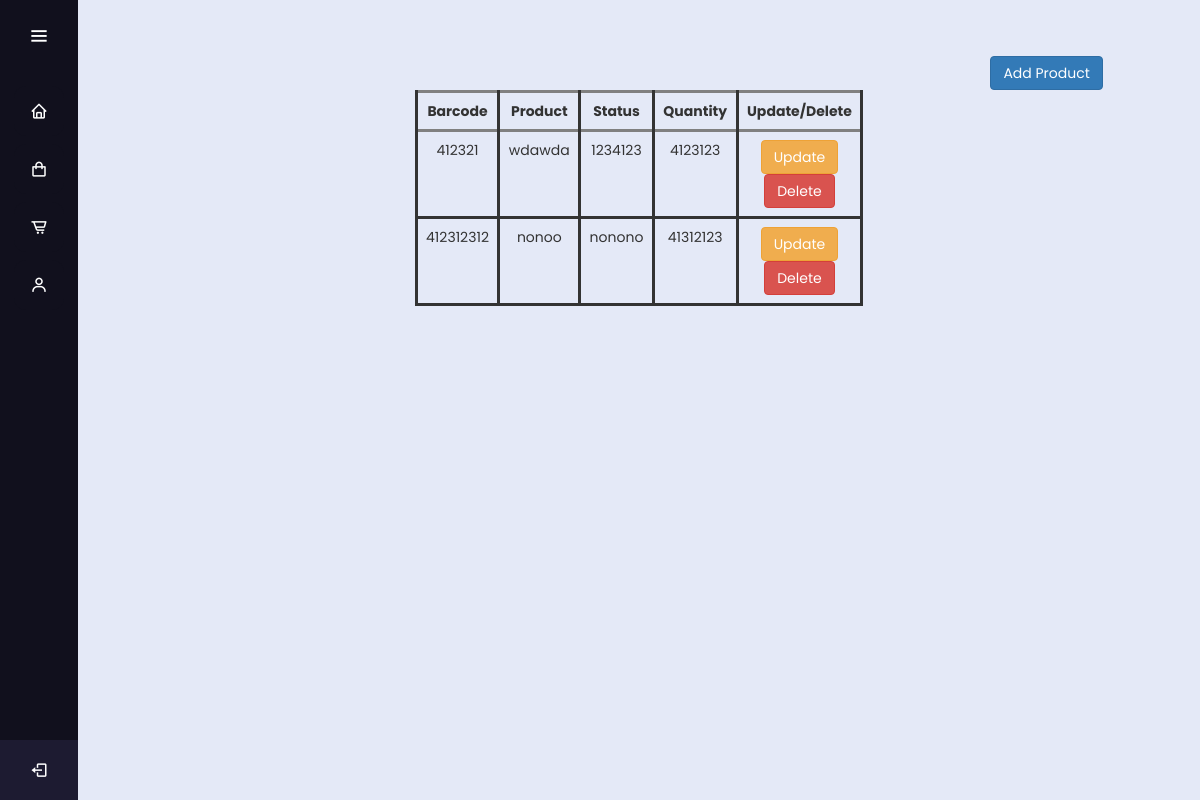
Page /Product on the earlier database version.
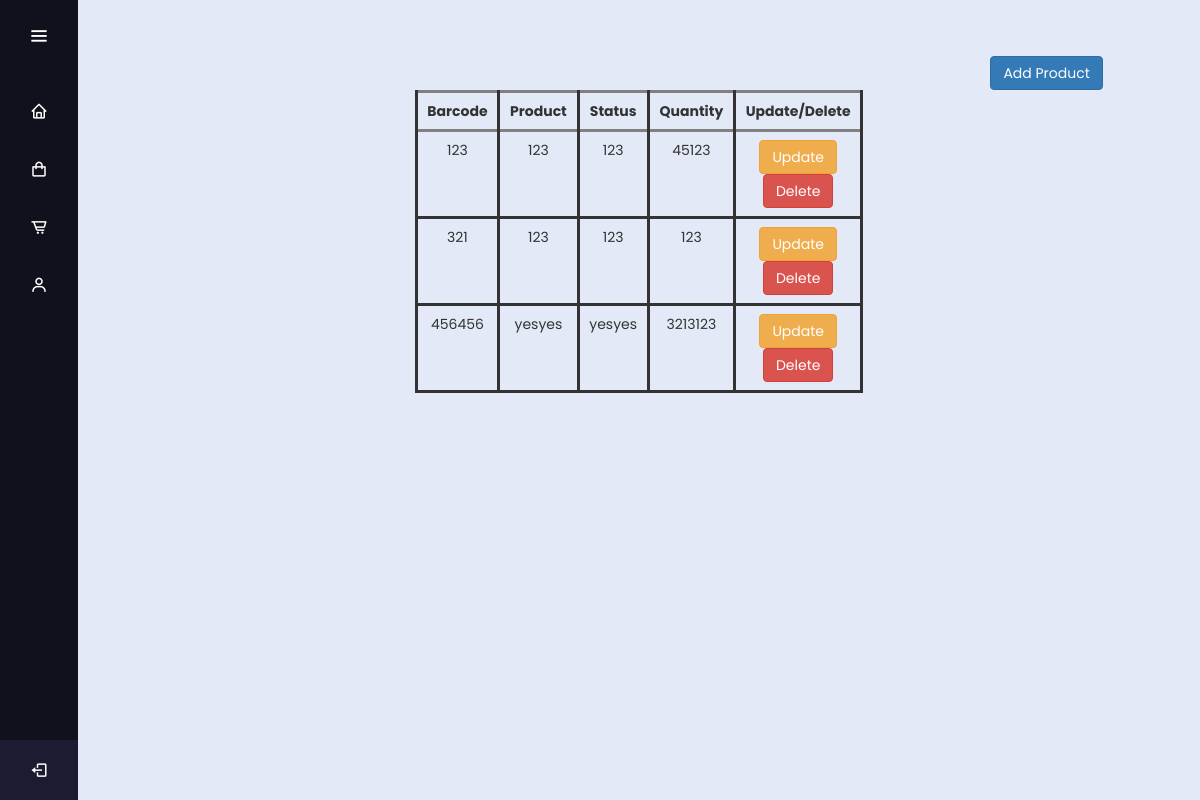
Same page on the later database version.
### app.py (models this page shows, shortened)
class Products(db.Model):
    __tablename__="product"
    barcode = db.Column(db.Integer,primary_key=True)
    product = db.Column(db.String(50))
    status = db.Column(db.String(50))
    quantity = db.Column(db.Integer)

### app.py (the view)
@app.route('/Product',methods=['GET','POST'])
def product():
    rows = Products.query.all()
    return render_template("products.html",rows=rows)

### templates/products.html (shortened to what this page needs)
{% extends "bootstrap/base.html" %}
{% block content %}
<div class="row" id="containerr">
    <div class = "col pull-right">
        <button type="button" id="Product_Button" name="Product_Button" class="btn btn-primary" data-toggle="modal" data-target="#product_modal">
            Add Product
        </button>
    </div>
</div>
<table class="table table-hover center" >
  <thead>
    <tr>
    <th scope="col">Barcode</th>
    <th scope="col">Product</th>
    <th scope="col">Status</th>
    <th scope="col">Quantity</th>
    <th scope="col">Update/Delete</th>
</tr>
</thead>
    <tbody>
      {% for row in rows %}
      <tr>
        <td>{{ row.barcode }}</td>
        <td>{{ row.product }}</td>
        <td>{{ row.status }}</td>
        <td>{{ row.quantity }}</td>
        <td>
          <a href="/Product/{{ row.barcode }}/Update" type="button" class = "btn btn-warning"id="Update_Button" name = "Update_Button"data-toggle="modal" data-target="#update_{{row.barcode}}">Update</a>
          <a href="/Product/{{ row.barcode }}/Delete" type="button" class = "btn btn-danger"id="Delete_Button" name = "Delete_Button">Delete</a>
      </tr>
      {% endfor %}
    </tbody>
  </table>
{% endblock %}

### templates/bootstrap/base.html (shortened to what this page needs)
<!DOCTYPE html>
<html lang="en" dir="ltr">
  <head>
    {% block styles %}
    <link rel="stylesheet" href="static/style.css">
    <link href='https://unpkg.com/boxicons@2.0.7/css/boxicons.min.css' rel='stylesheet'>
    <link rel="stylesheet" href="https://maxcdn.bootstrapcdn.com/bootstrap/3.4.1/css/bootstrap.min.css">
     {% endblock %}
   </head>
<body>{% block sidebar %}
  <div class="sidebar">
    <div class="logo-details">
        <i class='bx bx-menu' id="btn" ></i>
    </div>
    <ul class="nav-list">
     <li>
      <a href="{{url_for('Homepage')}}">
        <i class='bx bx-home' ></i>
      </a>
    </li>
     <li>
       <a href="{{url_for('product')}}">
        <i class='bx bx-shopping-bag'></i>
       </a>
     </li>
     <li>
       <a href="{{url_for('orders')}}">
         <i class='bx bx-cart-alt' ></i>
       </a>
     </li>
     <li>
      <a href="{{url_for('about_us')}}">
        <i class='bx bx-user' ></i>
      </a>
    </li>
     <li class="profile">
         <div class="profile-details">
           <div class="name_job">
             <div class="name">User Name</div>
             <div class="job">log_out</div>
           </div>
         </div>
         <i class='bx bx-log-out' id="log_out" ></i>
     </li>
    </ul>
   </div>
   {% endblock %}
   <section class="home-section">{% block content %}{% endblock %}</section>
</body>
</html>

### static/style.css (style rules this page uses)
* { margin: 0; padding: 0; box-sizing: border-box; font-family: "Poppins" , sans-serif; }
.sidebar { position: fixed; left: 0; top: 0; height: 100%; width: 78px; background: #11101D; padding: 6px 14px; z-index: 99; transition: all 0.5s ease; }
.sidebar .logo-details { height: 60px; display: flex; align-items: center; position: relative; }
.sidebar .logo-details #btn { position: absolute; top: 50%; right: 0; transform: translateY(-50%); font-size: 22px; transition: all 0.4s ease; font-size: 23px; text-align: center; cursor: pointer; transition: all 0.5s ease; }
.sidebar i { color: #fff; height: 60px; min-width: 50px; font-size: 28px; text-align: center; line-height: 60px; }
.sidebar .nav-list { margin-top: 20px; height: 100%; }
.sidebar li { position: relative; margin: 8px 0; list-style: none; }
.sidebar li a { display: flex; height: 100%; width: 100%; border-radius: 12px; align-items: center; text-decoration: none; transition: all 0.4s ease; background: #11101D; }
.sidebar li i { height: 50px; line-height: 50px; font-size: 18px; border-radius: 12px; }
.sidebar li.profile { position: fixed; height: 60px; width: 78px; left: 0; bottom: -8px; padding: 10px 14px; background: #1d1b31; transition: all 0.5s ease; overflow: hidden; }
.sidebar li .profile-details { display: flex; align-items: center; flex-wrap: nowrap; }
.sidebar li.profile .name, .sidebar li.profile .job { font-size: 15px; font-weight: 400; color: #fff; white-space: nowrap; }
.sidebar li.profile .job { font-size: 12px; }
.sidebar .profile #log_out { position: absolute; top: 50%; right: 0; transform: translateY(-50%); background: #1d1b31; width: 100%; height: 60px; line-height: 60px; border-radius: 0px; transition: all 0.5s ease; }
.home-section { position: relative; background: #E4E9F7; min-height: 100vh; top: 0; left: 78px; width: calc(100% - 78px); transition: all 0.5s ease; z-index: 2; }

### templates/bootstrap/base.html (style rules this page uses)
#containerr { padding-top: 5%; padding-right: 10%; }
.center { margin-left: auto; margin-right: auto; width:40%; }
tbody,td,thead,th { border-top-style: solid; border-left-style: solid; border-right-style: solid; border-bottom-style: solid; }
td,thead,th { text-align: center; vertical-align: middle; border-right-style: solid; border-top-style: solid; width:10%; }

Differences in the rows shown:
removed Products: barcode "412321", product "wdawda", status "1234123", quantity "4123123"
removed Products: barcode "412312312", product "nonoo", status "nonono", quantity "41312123"
added Products: barcode "123", product "123", status "123", quantity "45123"
added Products: barcode "321", product "123", status "123", quantity "123"
added Products: barcode "456456", product "yesyes", status "yesyes", quantity "3213123"
